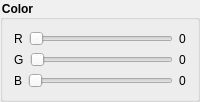
      <widget class="QGroupBox" name="colorBox">
       <property name="sizePolicy">
        <sizepolicy hsizetype="Minimum" vsizetype="Minimum">
         <horstretch>0</horstretch>
         <verstretch>0</verstretch>
        </sizepolicy>
       </property>
       <property name="palette">
        <palette>
         <active>
          <colorrole role="WindowText">
           <brush brushstyle="SolidPattern">
            <color alpha="255">
             <red>255</red>
             <green>255</green>
             <blue>255</blue>
            </color>
           </brush>
          </colorrole>
          <colorrole role="Button">
           <brush brushstyle="SolidPattern">
            <color alpha="255">
             <red>240</red>
             <green>240</green>
             <blue>240</blue>
            </color>
           </brush>
          </colorrole>
          <colorrole role="Light">
           <brush brushstyle="SolidPattern">
            <color alpha="255">
             <red>255</red>
             <green>255</green>
             <blue>255</blue>
            </color>
           </brush>
          </colorrole>
          <colorrole role="Midlight">
           <brush brushstyle="SolidPattern">
            <color alpha="255">
             <red>227</red>
             <green>227</green>
             <blue>227</blue>
            </color>
           </brush>
          </colorrole>
          <colorrole role="Dark">
           <brush brushstyle="SolidPattern">
            <color alpha="255">
             <red>160</red>
             <green>160</green>
             <blue>160</blue>
            </color>
           </brush>
          </colorrole>
          <colorrole role="Mid">
           <brush brushstyle="SolidPattern">
            <color alpha="255">
             <red>160</red>
             <green>160</green>
             <blue>160</blue>
            </color>
           </brush>
          </colorrole>
          <colorrole role="Text">
           <brush brushstyle="SolidPattern">
            <color alpha="255">
             <red>0</red>
             <green>0</green>
             <blue>0</blue>
            </color>
           </brush>
          </colorrole>
          <colorrole role="BrightText">
           <brush brushstyle="SolidPattern">
            <color alpha="255">
             <red>255</red>
             <green>255</green>
             <blue>255</blue>
            </color>
           </brush>
          </colorrole>
          <colorrole role="ButtonText">
           <brush brushstyle="SolidPattern">
            <color alpha="255">
             <red>0</red>
             <green>0</green>
             <blue>0</blue>
            </color>
           </brush>
          </colorrole>
          <colorrole role="Base">
           <brush brushstyle="SolidPattern">
            <color alpha="255">
             <red>255</red>
             <green>255</green>
             <blue>255</blue>
            </color>
           </brush>
          </colorrole>
          <colorrole role="Window">
           <brush brushstyle="SolidPattern">
            <color alpha="255">
             <red>64</red>
             <green>65</green>
             <blue>66</blue>
            </color>
           </brush>
          </colorrole>
          <colorrole role="Shadow">
           <brush brushstyle="SolidPattern">
            <color alpha="255">
             <red>105</red>
             <green>105</green>
             <blue>105</blue>
            </color>
           </brush>
          </colorrole>
          <colorrole role="Highlight">
           <brush brushstyle="SolidPattern">
            <color alpha="255">
             <red>0</red>
             <green>120</green>
             <blue>215</blue>
            </color>
           </brush>
          </colorrole>
          <colorrole role="HighlightedText">
           <brush brushstyle="SolidPattern">
            <color alpha="255">
             <red>255</red>
             <green>255</green>
             <blue>255</blue>
            </color>
           </brush>
          </colorrole>
          <colorrole role="Link">
           <brush brushstyle="SolidPattern">
            <color alpha="255">
             <red>0</red>
             <green>0</green>
             <blue>255</blue>
            </color>
           </brush>
          </colorrole>
          <colorrole role="LinkVisited">
           <brush brushstyle="SolidPattern">
            <color alpha="255">
             <red>255</red>
             <green>0</green>
             <blue>255</blue>
            </color>
           </brush>
          </colorrole>
          <colorrole role="AlternateBase">
           <brush brushstyle="SolidPattern">
            <color alpha="255">
             <red>245</red>
             <green>245</green>
             <blue>245</blue>
            </color>
           </brush>
          </colorrole>
          <colorrole role="ToolTipBase">
           <brush brushstyle="SolidPattern">
            <color alpha="255">
             <red>255</red>
             <green>255</green>
             <blue>220</blue>
            </color>
           </brush>
          </colorrole>
          <colorrole role="ToolTipText">
           <brush brushstyle="SolidPattern">
            <color alpha="255">
             <red>0</red>
             <green>0</green>
             <blue>0</blue>
            </color>
           </brush>
          </colorrole>
          <colorrole role="PlaceholderText">
           <brush brushstyle="SolidPattern">
            <color alpha="128">
             <red>0</red>
             <green>0</green>
             <blue>0</blue>
            </color>
           </brush>
          </colorrole>
          <colorrole role="Accent">
           <brush brushstyle="SolidPattern">
            <color alpha="255">
             <red>0</red>
             <green>120</green>
             <blue>212</blue>
            </color>
           </brush>
          </colorrole>
         </active>
         <inactive>
          <colorrole role="WindowText">
           <brush brushstyle="SolidPattern">
            <color alpha="255">
             <red>0</red>
             <green>0</green>
             <blue>0</blue>
            </color>
           </brush>
          </colorrole>
          <colorrole role="Button">
           <brush brushstyle="SolidPattern">
            <color alpha="255">
             <red>240</red>
             <green>240</green>
             <blue>240</blue>
            </color>
           </brush>
          </colorrole>
          <colorrole role="Light">
           <brush brushstyle="SolidPattern">
            <color alpha="255">
             <red>255</red>
             <green>255</green>
             <blue>255</blue>
            </color>
           </brush>
          </colorrole>
          <colorrole role="Midlight">
           <brush brushstyle="SolidPattern">
            <color alpha="255">
             <red>227</red>
             <green>227</green>
             <blue>227</blue>
            </color>
           </brush>
          </colorrole>
          <colorrole role="Dark">
           <brush brushstyle="SolidPattern">
            <color alpha="255">
             <red>160</red>
             <green>160</green>
             <blue>160</blue>
            </color>
           </brush>
          </colorrole>
          <colorrole role="Mid">
           <brush brushstyle="SolidPattern">
            <color alpha="255">
             <red>160</red>
             <green>160</green>
             <blue>160</blue>
            </color>
           </brush>
          </colorrole>
          <colorrole role="Text">
           <brush brushstyle="SolidPattern">
            <color alpha="255">
             <red>0</red>
             <green>0</green>
             <blue>0</blue>
            </color>
           </brush>
          </colorrole>
          <colorrole role="BrightText">
           <brush brushstyle="SolidPattern">
            <color alpha="255">
             <red>255</red>
             <green>255</green>
             <blue>255</blue>
            </color>
           </brush>
          </colorrole>
          <colorrole role="ButtonText">
           <brush brushstyle="SolidPattern">
            <color alpha="255">
             <red>0</red>
             <green>0</green>
             <blue>0</blue>
            </color>
           </brush>
          </colorrole>
          <colorrole role="Base">
           <brush brushstyle="SolidPattern">
            <color alpha="255">
             <red>255</red>
             <green>255</green>
             <blue>255</blue>
            </color>
           </brush>
          </colorrole>
          <colorrole role="Window">
           <brush brushstyle="SolidPattern">
            <color alpha="255">
             <red>240</red>
             <green>240</green>
             <blue>240</blue>
            </color>
           </brush>
          </colorrole>
          <colorrole role="Shadow">
           <brush brushstyle="SolidPattern">
            <color alpha="255">
             <red>105</red>
             <green>105</green>
             <blue>105</blue>
            </color>
           </brush>
          </colorrole>
          <colorrole role="Highlight">
           <brush brushstyle="SolidPattern">
            <color alpha="255">
             <red>240</red>
             <green>240</green>
             <blue>240</blue>
            </color>
           </brush>
          </colorrole>
          <colorrole role="HighlightedText">
           <brush brushstyle="SolidPattern">
            <color alpha="255">
             <red>0</red>
             <green>0</green>
             <blue>0</blue>
            </color>
           </brush>
          </colorrole>
          <colorrole role="Link">
           <brush brushstyle="SolidPattern">
            <color alpha="255">
             <red>0</red>
             <green>0</green>
             <blue>255</blue>
            </color>
           </brush>
          </colorrole>
          <colorrole role="LinkVisited">
           <brush brushstyle="SolidPattern">
            <color alpha="255">
             <red>255</red>
             <green>0</green>
             <blue>255</blue>
            </color>
           </brush>
          </colorrole>
          <colorrole role="AlternateBase">
           <brush brushstyle="SolidPattern">
            <color alpha="255">
             <red>245</red>
             <green>245</green>
             <blue>245</blue>
            </color>
           </brush>
          </colorrole>
          <colorrole role="ToolTipBase">
           <brush brushstyle="SolidPattern">
            <color alpha="255">
             <red>255</red>
             <green>255</green>
             <blue>220</blue>
            </color>
           </brush>
          </colorrole>
          <colorrole role="ToolTipText">
           <brush brushstyle="SolidPattern">
            <color alpha="255">
             <red>0</red>
             <green>0</green>
             <blue>0</blue>
            </color>
           </brush>
          </colorrole>
          <colorrole role="PlaceholderText">
           <brush brushstyle="SolidPattern">
            <color alpha="128">
             <red>0</red>
             <green>0</green>
             <blue>0</blue>
            </color>
           </brush>
          </colorrole>
          <colorrole role="Accent">
           <brush brushstyle="SolidPattern">
            <color alpha="255">
             <red>240</red>
             <green>240</green>
             <blue>240</blue>
            </color>
           </brush>
          </colorrole>
         </inactive>
         <disabled>
          <colorrole role="WindowText">
           <brush brushstyle="SolidPattern">
            <color alpha="255">
             <red>120</red>
             <green>120</green>
             <blue>120</blue>
            </color>
           </brush>
          </colorrole>
          <colorrole role="Button">
           <brush brushstyle="SolidPattern">
            <color alpha="255">
             <red>240</red>
             <green>240</green>
             <blue>240</blue>
            </color>
           </brush>
          </colorrole>
          <colorrole role="Light">
           <brush brushstyle="SolidPattern">
            <color alpha="255">
             <red>255</red>
             <green>255</green>
             <blue>255</blue>
            </color>
           </brush>
          </colorrole>
          <colorrole role="Midlight">
           <brush brushstyle="SolidPattern">
            <color alpha="255">
             <red>247</red>
             <green>247</green>
             <blue>247</blue>
            </color>
           </brush>
          </colorrole>
          <colorrole role="Dark">
           <brush brushstyle="SolidPattern">
            <color alpha="255">
             <red>160</red>
             <green>160</green>
             <blue>160</blue>
            </color>
           </brush>
          </colorrole>
          <colorrole role="Mid">
           <brush brushstyle="SolidPattern">
            <color alpha="255">
             <red>160</red>
             <green>160</green>
             <blue>160</blue>
            </color>
           </brush>
          </colorrole>
          <colorrole role="Text">
           <brush brushstyle="SolidPattern">
            <color alpha="255">
             <red>120</red>
             <green>120</green>
             <blue>120</blue>
            </color>
           </brush>
          </colorrole>
          <colorrole role="BrightText">
           <brush brushstyle="SolidPattern">
            <color alpha="255">
             <red>255</red>
             <green>255</green>
             <blue>255</blue>
            </color>
           </brush>
          </colorrole>
          <colorrole role="ButtonText">
           <brush brushstyle="SolidPattern">
            <color alpha="255">
             <red>120</red>
             <green>120</green>
             <blue>120</blue>
            </color>
           </brush>
          </colorrole>
          <colorrole role="Base">
           <brush brushstyle="SolidPattern">
            <color alpha="255">
             <red>240</red>
             <green>240</green>
             <blue>240</blue>
            </color>
           </brush>
          </colorrole>
          <colorrole role="Window">
           <brush brushstyle="SolidPattern">
            <color alpha="255">
             <red>64</red>
             <green>65</green>
             <blue>66</blue>
            </color>
           </brush>
          </colorrole>
          <colorrole role="Shadow">
           <brush brushstyle="SolidPattern">
            <color alpha="255">
             <red>0</red>
             <green>0</green>
             <blue>0</blue>
            </color>
           </brush>
          </colorrole>
          <colorrole role="Highlight">
           <brush brushstyle="SolidPattern">
            <color alpha="255">
             <red>0</red>
             <green>120</green>
             <blue>215</blue>
            </color>
           </brush>
          </colorrole>
          <colorrole role="HighlightedText">
           <brush brushstyle="SolidPattern">
            <color alpha="255">
             <red>255</red>
             <green>255</green>
             <blue>255</blue>
            </color>
           </brush>
          </colorrole>
          <colorrole role="Link">
           <brush brushstyle="SolidPattern">
            <color alpha="255">
             <red>0</red>
             <green>0</green>
             <blue>255</blue>
            </color>
           </brush>
          </colorrole>
          <colorrole role="LinkVisited">
           <brush brushstyle="SolidPattern">
            <color alpha="255">
             <red>255</red>
             <green>0</green>
             <blue>255</blue>
            </color>
           </brush>
          </colorrole>
          <colorrole role="AlternateBase">
           <brush brushstyle="SolidPattern">
            <color alpha="255">
             <red>245</red>
             <green>245</green>
             <blue>245</blue>
            </color>
           </brush>
          </colorrole>
          <colorrole role="ToolTipBase">
           <brush brushstyle="SolidPattern">
            <color alpha="255">
             <red>255</red>
             <green>255</green>
             <blue>220</blue>
            </color>
           </brush>
          </colorrole>
          <colorrole role="ToolTipText">
           <brush brushstyle="SolidPattern">
            <color alpha="255">
             <red>0</red>
             <green>0</green>
             <blue>0</blue>
            </color>
           </brush>
          </colorrole>
          <colorrole role="PlaceholderText">
           <brush brushstyle="SolidPattern">
            <color alpha="128">
             <red>0</red>
             <green>0</green>
             <blue>0</blue>
            </color>
           </brush>
          </colorrole>
          <colorrole role="Accent">
           <brush brushstyle="SolidPattern">
            <color alpha="255">
             <red>120</red>
             <green>120</green>
             <blue>120</blue>
            </color>
           </brush>
          </colorrole>
         </disabled>
        </palette>
       </property>
       <property name="font">
        <font>
         <bold>true</bold>
         <underline>false</underline>
        </font>
       </property>
       <property name="styleSheet">
        <string notr="true">color:rgb(0,0,0)</string>
       </property>
       <property name="title">
        <string>Color</string>
       </property>
       <layout class="QVBoxLayout" name="verticalLayout_7">
        <item>
         <layout class="QHBoxLayout" name="horizontalLayout">
          <item>
           <widget class="QLabel" name="label">
            <property name="styleSheet">
             <string notr="true"/>
            </property>
            <property name="text">
             <string>R</string>
            </property>
           </widget>
          </item>
          <item>
           <widget class="QSlider" name="redColorSlider">
            <property name="maximum">
             <number>255</number>
            </property>
            <property name="orientation">
             <enum>Qt::Horizontal</enum>
            </property>
           </widget>
          </item>
          <item>
           <widget class="QLabel" name="redValue">
            <property name="styleSheet">
             <string notr="true"/>
            </property>
            <property name="text">
             <string>0</string>
            </property>
           </widget>
          </item>
         </layout>
        </item>
        <item>
         <layout class="QHBoxLayout" name="horizontalLayout_2">
          <item>
           <widget class="QLabel" name="label_2">
            <property name="styleSheet">
             <string notr="true"/>
            </property>
            <property name="text">
             <string>G</string>
            </property>
           </widget>
          </item>
          <item>
           <widget class="QSlider" name="greenColorSlider">
            <property name="maximum">
             <number>255</number>
            </property>
            <property name="orientation">
             <enum>Qt::Horizontal</enum>
            </property>
           </widget>
          </item>
          <item>
           <widget class="QLabel" name="greenValue">
            <property name="styleSheet">
             <string notr="true"/>
            </property>
            <property name="text">
             <string>0</string>
            </property>
           </widget>
          </item>
         </layout>
        </item>
        <item>
         <layout class="QHBoxLayout" name="horizontalLayout_3">
          <item>
           <widget class="QLabel" name="label_3">
            <property name="styleSheet">
             <string notr="true"/>
            </property>
            <property name="text">
             <string>B</string>
            </property>
           </widget>
          </item>
          <item>
           <widget class="QSlider" name="blueColorSlider">
            <property name="maximum">
             <number>255</number>
            </property>
            <property name="orientation">
             <enum>Qt::Horizontal</enum>
            </property>
           </widget>
          </item>
          <item>
           <widget class="QLabel" name="blueValue">
            <property name="styleSheet">
             <string notr="true"/>
            </property>
            <property name="text">
             <string>0</string>
            </property>
           </widget>
          </item>
         </layout>
        </item>
       </layout>
      </widget>
